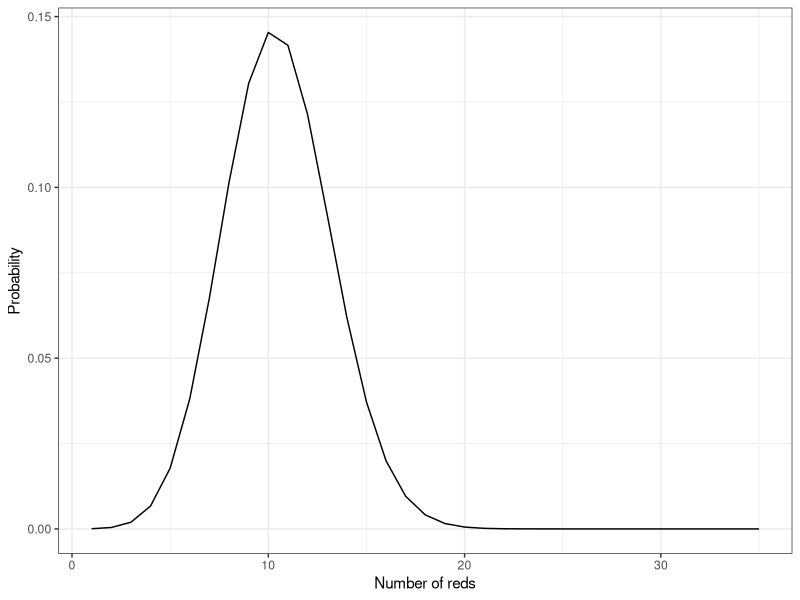
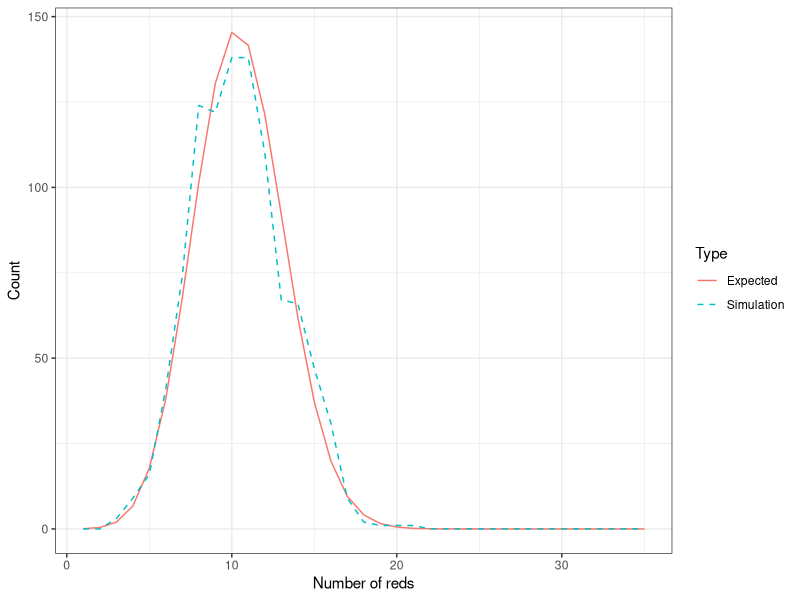

These charts were generated, in order, by the following R code:
## ---- chunk 1
library(tidyverse)
library(tidyr)
## ---- chunk 2
choose(8, 3)
## ---- chunk 3
prob_red_spheres <- function(z){
  p_z <-  0.3^z*choose(35, z)*0.7^(35-z)
  return(p_z)
}

prob_red_spheres(20)
## ---- chunk 4
num_reds <- c(1:35)

prob <- unlist(map(num_reds, prob_red_spheres))

prob_by_num_reds <- data.frame(num_reds, prob)

prob_by_num_reds %>% head(5)
## ---- chunk 5
prob_by_num_reds %>%
  ggplot(aes(x=num_reds, y=prob)) + geom_line()+ theme_bw() + xlab("Number of reds") + ylab("Probability")
## ---- chunk 6
sample(10, 35, replace = T)
## ---- chunk 7
set.seed(0)

for(i in 1:5){

  print(sample(100, 5, replace = F))
}
## ---- chunk 8
for(i in 1:5){
  
  set.seed(1)
  print(sample(100, 5, replace = F))
}
## ---- chunk 9
num_trials <- 1000  # set the number of trials
set.seed(0)  # set the random seed

sampling_with_replacement_simulation <- data.frame(trial = 1:num_trials) %>%
  mutate(sample_balls = map(.x=trial, ~sample(10, 35, replace = T))) %>%
  mutate(num_reds = map_dbl(.x=sample_balls, ~sum(.x <= 3)))

sampling_with_replacement_simulation
## ---- chunk 10
num_reds_in_simulation <- sampling_with_replacement_simulation%>%pull(num_reds)

prob_by_num_reds<-prob_by_num_reds%>%
  mutate(simulation_count=map_dbl(.x=num_reds,~sum(num_reds_in_simulation==.x)))

prob_by_num_reds
## ---- chunk 11
prob_by_num_reds <- prob_by_num_reds %>%
  mutate(expected_count = num_trials * prob)

prob_by_num_reds
## ---- chunk 12
prob_by_num_reds %>%
  rename(Simulation=simulation_count, Expected=expected_count) %>%
  pivot_longer(cols=c("Simulation","Expected"), names_to="Type", values_to="count") %>%
  ggplot(aes(num_reds, count)) + geom_line(aes(linetype=Type, color=Type)) + scale_linetype_manual(values = c("solid", "dashed")) + theme_bw() + xlab("Number of reds") + ylab("Count")
## ---- chunk 13
set.seed(0)

num_trials <- 1000

simulations <- data.frame(trial = 1:num_trials) %>%
  mutate(sample_balls = map(.x=trial, ~sample(100, 10, replace = F))) %>%
  mutate(num_reds = map_dbl(.x=sample_balls, ~length(which(.x <= 50)))) %>%
  mutate(num_blues = map_dbl(.x=sample_balls, ~length(which(.x > 50 & .x <= 80)))) %>%
  mutate(num_greens = map_dbl(.x=sample_balls, ~length(which(.x > 80 & .x <= 100)))) %>%
  mutate(min_num = pmin(num_reds, num_blues, num_greens))

simulations
## ---- chunk 14
simulations %>%
  summarize(
    missing_proportion = length(which(min_num==0)) / num_trials
  )
## ---- chunk 15
missing_rate <- (choose(50,10) + choose(70, 10) + choose(80, 10)) / choose(100, 10) 

missing_rate
